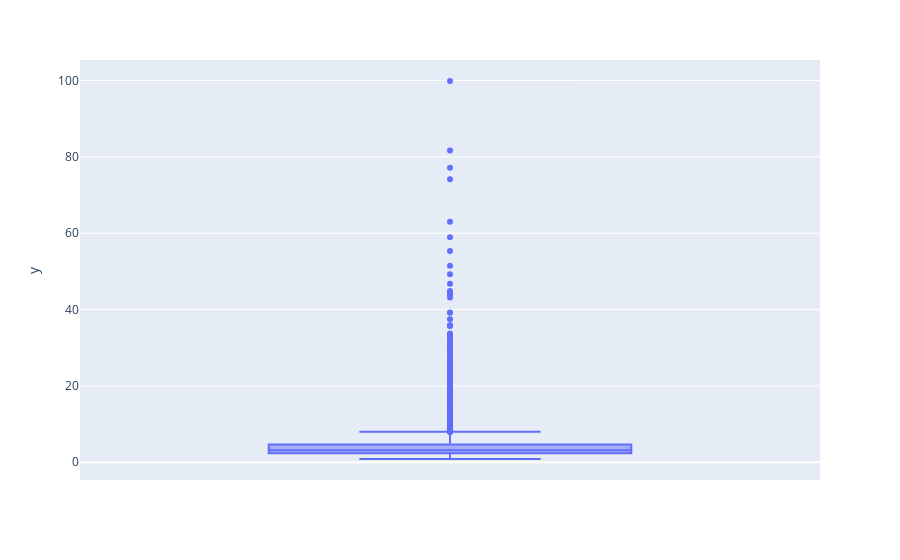

The notebook cell this image was saved under:
### Markdown cell above
###### Usando la distancia de mahalanobis de la matriz de covarianza +lamba veces la identidad

### Code cell
fig = px.box(y=mahalanobis_dis_i_sc)
fig.show()

### Figure 1 — Plotly figure (JSON) as saved in the notebook; plotly's stock layout.template omitted (floating-point values rounded to 4 significant figures; data arrays with more than 128 entries replaced by an {"elided": "..."} marker saying what was removed)
{"data": [{"alignmentgroup": "True", "hovertemplate": "y=%{y}<extra></extra>", "legendgroup": "", "marker": {"color": "#636efa"}, "name": "", "notched": false, "offsetgroup": "", "orientation": "v", "showlegend": false, "type": "box", "x0": " ", "xaxis": "x", "y": {"elided": "9990 float values"}, "y0": " ", "yaxis": "y"}], "layout": {"boxmode": "group", "legend": {"tracegroupgap": 0}, "margin": {"t": 60}, "xaxis": {"anchor": "y", "domain": [0, 1]}, "yaxis": {"anchor": "x", "domain": [0, 1], "title": {"text": "y"}}}}
